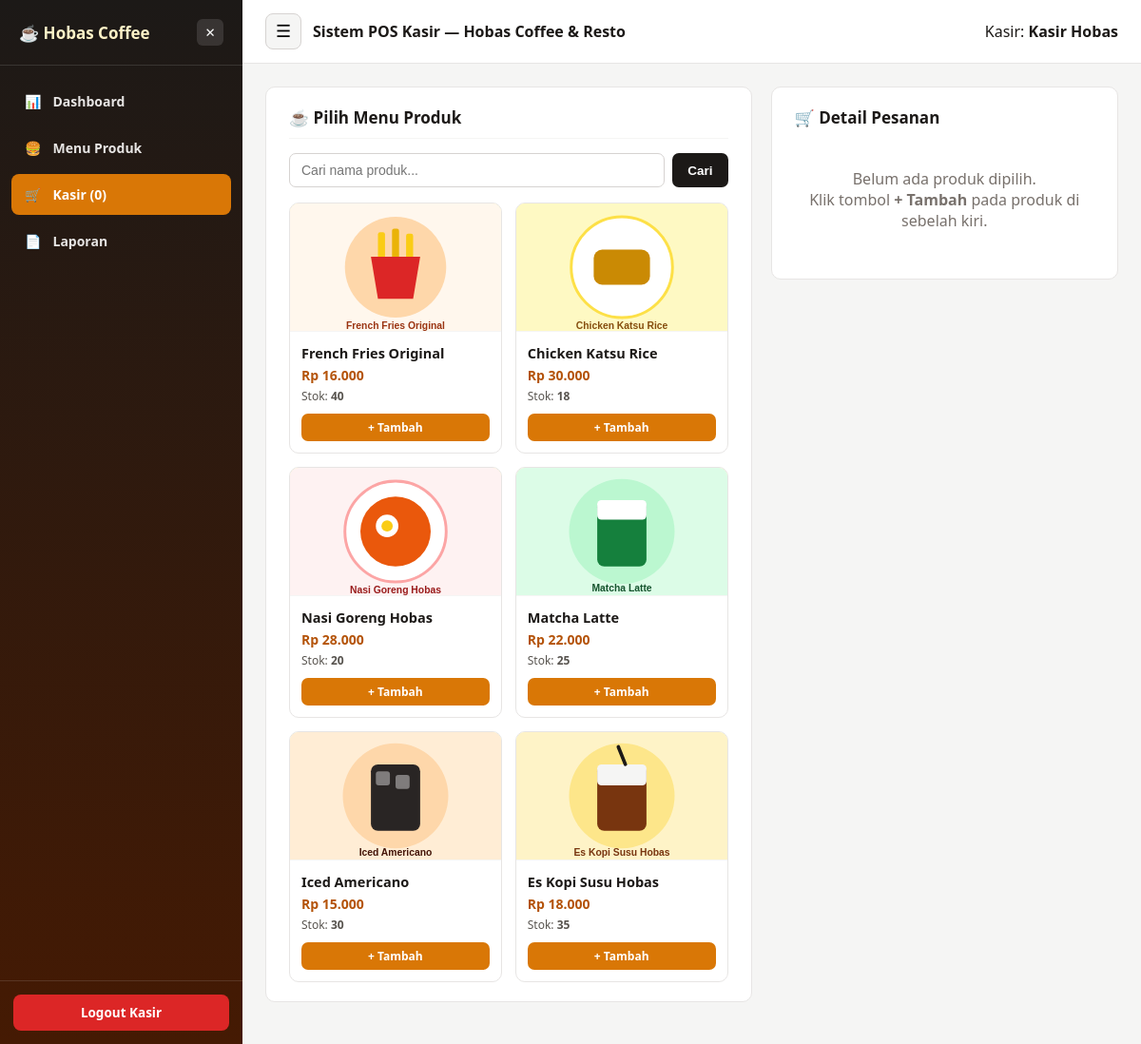
The page /index.php?menu=kasir (signed in) on the database its author committed.
### tables this page shows
CREATE TABLE produk (
    id INT(11) AUTO_INCREMENT PRIMARY KEY,
    nama_produk VARCHAR(100) NOT NULL,
    harga INT(11) NOT NULL DEFAULT 0,
    stok INT(11) NOT NULL DEFAULT 20,
    gambar VARCHAR(255) NOT NULL DEFAULT 'uploads/kopi_susu.svg'
);

### index.php (the view, shortened to what this page needs)
<?php
include 'koneksi.php';
$menu_aktif = isset($_GET['menu']) ? $_GET['menu'] : 'dashboard';
$q_harian = mysqli_query($koneksi, "SELECT SUM(total_harga) AS total FROM transaksi WHERE DATE(tanggal) = CURDATE()");
$d_harian = mysqli_fetch_assoc($q_harian);
$total_harian = (int) $d_harian['total'];
$q_mingguan = mysqli_query($koneksi, "SELECT SUM(total_harga) AS total FROM transaksi WHERE DATE(tanggal) >= DATE_SUB(CURDATE(), INTERVAL 7 DAY)");
$d_mingguan = mysqli_fetch_assoc($q_mingguan);
$total_mingguan = (int) $d_mingguan['total'];
$q_bulanan = mysqli_query($koneksi, "SELECT SUM(total_harga) AS total FROM transaksi WHERE MONTH(tanggal) = MONTH(CURDATE()) AND YEAR(tanggal) = YEAR(CURDATE())");
$d_bulanan = mysqli_fetch_assoc($q_bulanan);
$total_bulanan = (int) $d_bulanan['total'];
$jml_keranjang = 0;
?>
<!DOCTYPE html>
<html lang="id">
<head>
</head>
<body>
<div class="app-layout">
    <aside class="sidebar" id="appSidebar">
        <div class="sidebar-header">
            <h2>☕ Hobas Coffee</h2>
            <button class="btn-close-side" onclick="toggleSidebar()">✕</button>
        </div>
        <nav class="sidebar-nav">
            <a href="index.php?menu=dashboard" class="nav-link <?php echo ($menu_aktif == 'dashboard') ? 'active' : ''; ?>">
                <span>📊</span>
                <span>Dashboard</span>
            </a>
            <a href="index.php?menu=produk" class="nav-link <?php echo ($menu_aktif == 'produk') ? 'active' : ''; ?>">
                <span>🍔</span>
                <span>Menu Produk</span>
            </a>
            <a href="index.php?menu=kasir" class="nav-link <?php echo ($menu_aktif == 'kasir') ? 'active' : ''; ?>">
                <span>🛒</span>
                <span>Kasir (<?php echo $jml_keranjang; ?>)</span>
            </a>
            <a href="index.php?menu=laporan" class="nav-link <?php echo ($menu_aktif == 'laporan') ? 'active' : ''; ?>">
                <span>📄</span>
                <span>Laporan</span>
            </a>
        </nav>
        <div class="sidebar-footer">
            <a href="logout.php" class="btn-logout" onclick="return confirm('Yakin ingin keluar?')">Logout Kasir</a>
        </div>
    </aside>
    <div class="main-wrapper">
        <header class="topbar">
            <div class="topbar-left">
                <button class="btn-toggle" onclick="toggleSidebar()" title="Buka / Tutup Sidebar">☰</button>
                <strong>Sistem POS Kasir — Hobas Coffee & Resto</strong>
            </div>
            <div>
                <span>Kasir: <strong><?php echo htmlspecialchars($_SESSION['nama_kasir']); ?></strong></span>
            </div>
        </header>
        <main class="content-area">
            <?php
            if ($menu_aktif == 'dashboard') {
            ?>
                <div class="welcome-box">
                    <h2>Selamat Datang di Hobas Coffee & Resto! ☕</h2>
                    <p>Kelola menu makanan & minuman, stok produk, transaksi kasir, dan laporan penjualan dengan mudah.</p>
                </div>
                <div class="stats-3-grid">
                    <div class="stat-card hijau">
                        <span>Total Penjualan Harian (Hari Ini)</span>
                        <h3>Rp <?php echo number_format($total_harian, 0, ',', '.'); ?></h3>
                    </div>
                    <div class="stat-card biru">
                        <span>Total Penjualan Mingguan (7 Hari)</span>
                        <h3>Rp <?php echo number_format($total_mingguan, 0, ',', '.'); ?></h3>
                    </div>
                    <div class="stat-card">
                        <span>Total Penjualan Bulanan (Bulan Ini)</span>
                        <h3>Rp <?php echo number_format($total_bulanan, 0, ',', '.'); ?></h3>
                    </div>
                </div>
                <div class="card">
                    <h3>🧾 Daftar Penjualan Terakhir</h3>
                    <div class="table-wrap">
                        <table>
                            <thead>
                                <tr>
                                    <th>No</th>
                                    <th>No. Struk</th>
                                    <th>Tanggal & Waktu</th>
                                    <th>Total Harga</th>
                                    <th>Uang Bayar</th>
                                    <th>Kembalian</th>
                                    <th>Struk</th>
                                </tr>
                            </thead>
                            <tbody>
                                <?php
                                $q_terakhir = mysqli_query($koneksi, "SELECT * FROM transaksi ORDER BY id DESC LIMIT 10");
                                $no = 1;
                                while ($row = mysqli_fetch_assoc($q_terakhir)) {
                                ?>
                                <tr>
                                    <td><?php echo $no++; ?></td>
                                    <td><strong><?php echo $row['no_nota']; ?></strong></td>
                                    <td><?php echo date('d/m/Y H:i', strtotime($row['tanggal'])); ?></td>
                                    <td><strong>Rp <?php echo number_format($row['total_harga'], 0, ',', '.'); ?></strong></td>
                                    <td>Rp <?php echo number_format($row['uang_bayar'], 0, ',', '.'); ?></td>
                                    <td>Rp <?php echo number_format($row['kembalian'], 0, ',', '.'); ?></td>
                                    <td>
                                        <a href="struk.php?id=<?php echo $row['id']; ?>" class="btn btn-sm">🖨️ Lihat Struk</a>
                                    </td>
                                </tr>
                                <?php } ?>
                            </tbody>
                        </table>
                    </div>
                </div>
            <?php
            } elseif ($menu_aktif == 'kasir') {
                $cari = isset($_GET['cari']) ? mysqli_real_escape_string($koneksi, $_GET['cari']) : '';
            ?>
                <div class="grid-kasir-page">
                    <div class="card">
                        <h3>☕ Pilih Menu Produk</h3>
                        <form action="index.php" method="GET" style="display: flex; gap: 8px; margin-bottom: 16px;">
                            <input type="text" name="cari" placeholder="Cari nama produk..." value="<?php echo htmlspecialchars($cari); ?>">
                            <button type="submit" class="btn btn-gelap">Cari</button>
                        </form>
                        <div class="product-grid">
                            <?php
                            $sql_cari = ($cari != '') ? "WHERE nama_produk LIKE '%$cari%'" : "";
                            $q_katalog = mysqli_query($koneksi, "SELECT * FROM produk $sql_cari ORDER BY id DESC");
                            while ($item = mysqli_fetch_assoc($q_katalog)) {
                            ?>
                            <div class="product-card">
                                <img src="<?php echo htmlspecialchars($item['gambar']); ?>" alt="<?php echo htmlspecialchars($item['nama_produk']); ?>">
                                <div class="product-body">
                                    <div class="product-title"><?php echo htmlspecialchars($item['nama_produk']); ?></div>
                                    <div class="product-price">Rp <?php echo number_format($item['harga'], 0, ',', '.'); ?></div>
                                    <div class="product-stock">
                                        Stok: <strong><?php echo $item['stok']; ?></strong>
                                    </div>
                                    <?php if ($item['stok'] > 0) { ?>
                                        <a href="aksi.php?aksi=tambah_item&id=<?php echo $item['id']; ?>&cari=<?php echo urlencode($cari); ?>" class="btn btn-full btn-sm">
                                            + Tambah
                                        </a>
                                    <?php } else { ?>
                                        <button class="btn btn-merah btn-full btn-sm" disabled style="opacity: 0.5; cursor: not-allowed;">
                                            Stok Habis
                                        </button>
                                    <?php } ?>
                                </div>
                            </div>
                            <?php } ?>
                        </div>
                    </div>
                    <div class="card">
                        <div style="display:flex; justify-content:space-between; align-items:center; margin-bottom:12px;">
                            <h3 style="margin:0; border:none; padding:0;">🛒 Detail Pesanan</h3>
                        </div>
                        <?php
                        if (empty($_SESSION['keranjang'])) {
                            echo "<p style='padding: 30px 0; text-align: center; color: #78716c;'>Belum ada produk dipilih.<br>Klik tombol <b>+ Tambah</b> pada produk di sebelah kiri.</p>";
                        } ?>
                    </div>
                </div>
            <?php
            } ?>
        </main>
    </div>
</div>
</body>
</html>

### index.php (style rules this page uses)
* { box-sizing: border-box; margin: 0; padding: 0; }
body { font-family: 'Segoe UI', Tahoma, Geneva, Verdana, sans-serif; background-color: #f5f5f4; color: #1c1917; min-height: 100vh; }
.app-layout { display: flex; min-height: 100vh; width: 100%; }
.sidebar { width: 255px; min-width: 255px; background: linear-gradient(180deg, #1c1917 0%, #451a03 100%); color: #ffffff; display: flex; flex-direction: column; transition: all 0.3s ease; overflow: hidden; z-index: 1000; }
.sidebar-header { padding: 20px; display: flex; align-items: center; justify-content: space-between; border-bottom: 1px solid rgba(255, 255, 255, 0.12); white-space: nowrap; }
.sidebar-header h2 { font-size: 17px; color: #fef3c7; }
.btn-close-side { background: rgba(255, 255, 255, 0.12); border: none; color: #fff; width: 28px; height: 28px; border-radius: 6px; cursor: pointer; }
.sidebar-nav { padding: 16px 12px; flex: 1; display: flex; flex-direction: column; gap: 6px; white-space: nowrap; }
.nav-link { display: flex; align-items: center; gap: 12px; padding: 12px 14px; color: #e7e5e4; text-decoration: none; border-radius: 8px; font-size: 14px; font-weight: 600; }
.nav-link.active { background: #d97706; color: #ffffff; }
.sidebar-footer { padding: 14px; border-top: 1px solid rgba(255, 255, 255, 0.12); white-space: nowrap; }
.btn-logout { display: block; text-align: center; padding: 10px; background: #dc2626; color: #ffffff; text-decoration: none; border-radius: 8px; font-size: 13.5px; font-weight: bold; }
.main-wrapper { flex: 1; display: flex; flex-direction: column; min-width: 0; width: 100%; }
.topbar { background: #ffffff; padding: 14px 24px; display: flex; align-items: center; justify-content: space-between; border-bottom: 1px solid #e7e5e4; }
.topbar-left { display: flex; align-items: center; gap: 12px; }
.btn-toggle { background: #f5f5f4; border: 1px solid #d6d3d1; width: 38px; height: 38px; border-radius: 8px; cursor: pointer; font-size: 18px; }
.content-area { padding: 24px; width: 100%; }
.card { background: #ffffff; padding: 20px 24px; border-radius: 10px; border: 1px solid #e7e5e4; margin-bottom: 20px; }
.card h3 { font-size: 17px; margin-bottom: 15px; padding-bottom: 10px; border-bottom: 1px solid #f5f5f4; }
.grid-kasir-page { display: grid; grid-template-columns: 1.4fr 1fr; gap: 20px; align-items: start; }
.product-grid { display: grid; grid-template-columns: repeat(auto-fill, minmax(185px, 1fr)); gap: 14px; }
.product-card { border: 1px solid #e7e5e4; border-radius: 10px; overflow: hidden; background: #ffffff; display: flex; flex-direction: column; justify-content: space-between; }
.product-card img { width: 100%; height: 135px; object-fit: cover; background: #fef3c7; border-bottom: 1px solid #f5f5f4; }
.product-body { padding: 12px; }
.product-title { font-size: 14.5px; font-weight: bold; margin-bottom: 4px; }
.product-price { font-size: 14px; font-weight: bold; color: #b45309; margin-bottom: 4px; }
.product-stock { font-size: 12px; color: #57534e; margin-bottom: 10px; }
input[type="text"], input[type="number"], input[type="file"] { width: 100%; padding: 9px 12px; border: 1px solid #d6d3d1; border-radius: 7px; font-size: 14px; }
.btn { background: #d97706; color: #ffffff; border: none; padding: 9px 16px; border-radius: 7px; font-size: 13.5px; font-weight: bold; cursor: pointer; text-decoration: none; display: inline-block; text-align: center; }
.btn-gelap { background: #1c1917; }
.btn-full { width: 100%; }
.btn-sm { padding: 6px 10px; font-size: 12px; }

### rows shown on the page
produk: gambar (picture), nama_produk "French Fries Original", harga "16.000", stok "40"
produk: gambar (picture), nama_produk "Chicken Katsu Rice", harga "30.000", stok "18"
produk: gambar (picture), nama_produk "Nasi Goreng Hobas", harga "28.000", stok "20"
produk: gambar (picture), nama_produk "Matcha Latte", harga "22.000", stok "25"
produk: gambar (picture), nama_produk "Iced Americano", harga "15.000", stok "30"
produk: gambar (picture), nama_produk "Es Kopi Susu Hobas", harga "18.000", stok "35"

### other values the page prints
$jml_keranjang "0"
$_SESSION['nama_kasir'] "Kasir Hobas"
